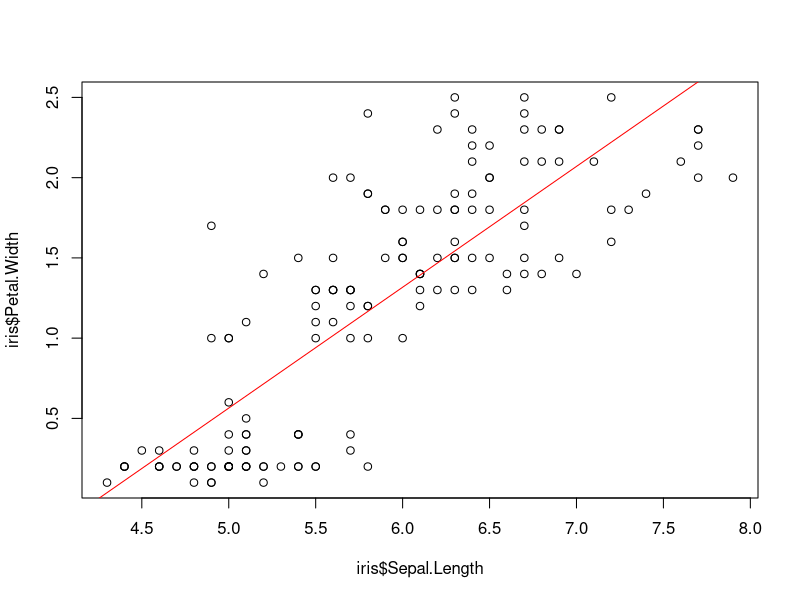
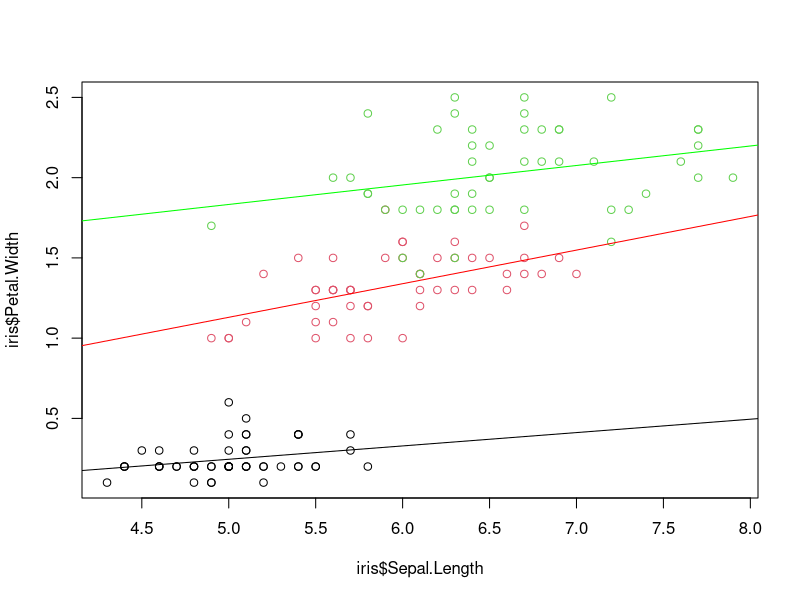
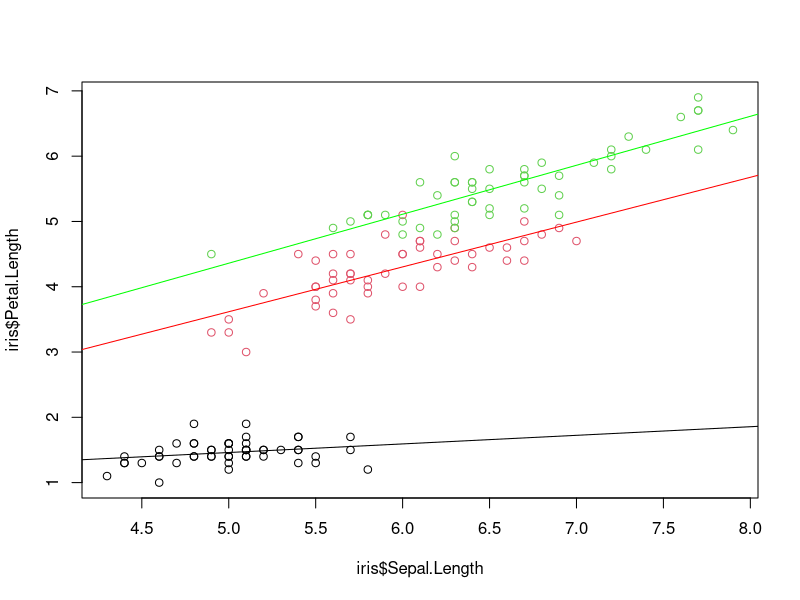

Generate these figures, in order, with R:
## creating an R script and adding it to my github repo ##

# Load the built-in 'iris' dataset
data(iris)
summary(iris)

# plot some raw data
plot(iris$Sepal.Length, iris$Petal.Width)

# run a regression
res <- lm(Petal.Width ~ Sepal.Length, data = iris)
summary(res)

# add the model fit to the plot
abline(res, col = 'red')

## What if we add in Species?
plot(iris$Sepal.Length, iris$Petal.Width, col = factor(iris$Species))

# re-run the regression
res2 <- lm(Petal.Width ~ Sepal.Length * Species, data = iris)
summary(res2)

# plot the effects
abline(a = coef(res2)[1] + coef(res2)[3],
       b = coef(res2)[2] + coef(res2)[5],
       col = "red")

abline(a = coef(res2)[1] + coef(res2)[4],
       b = coef(res2)[2] + coef(res2)[6],
       col = "green")

abline(a = coef(res2)[1],
       b = coef(res2)[2],
       col = "black")


## Add a new regression model
plot(iris$Sepal.Length, iris$Petal.Length, col = factor(iris$Species))

res3 <- lm(Petal.Length ~ Sepal.Length * Species, data = iris)
summary(res3)

abline(a = coef(res3)[1] + coef(res3)[3],
       b = coef(res3)[2] + coef(res3)[5],
       col = "red")

abline(a = coef(res3)[1] + coef(res3)[4],
       b = coef(res3)[2] + coef(res3)[6],
       col = "green")

abline(a = coef(res3)[1],
       b = coef(res3)[2],
       col = "black")

## COOL COMMENT
